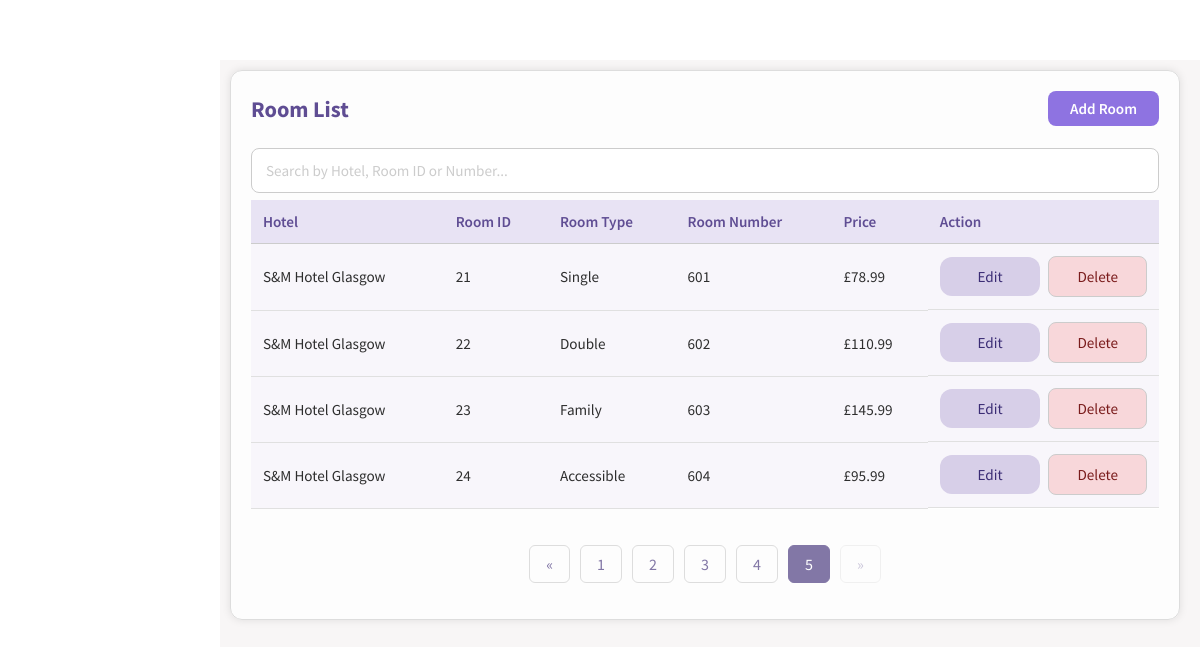
The page /room.php?page=5 (signed in) on the database as committed earlier.
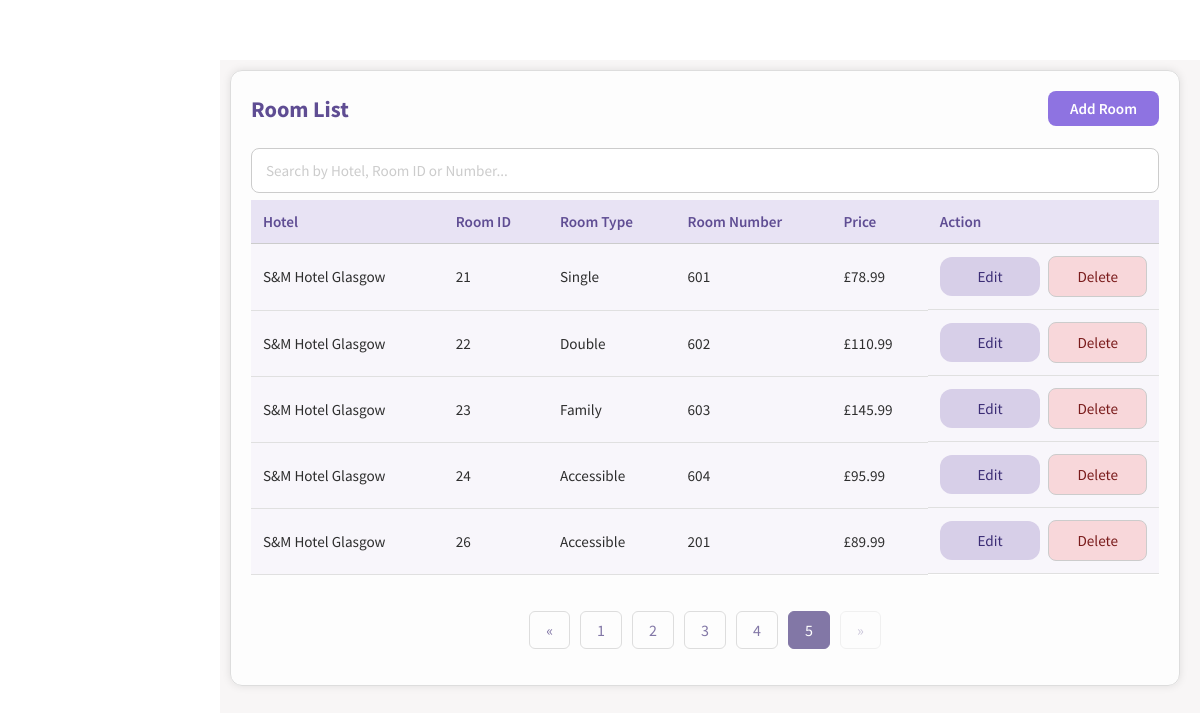
The same page on the database as committed later.
### tables this page shows
CREATE TABLE ROOM(
ROOM_ID INTEGER NOT NULL PRIMARY KEY AUTOINCREMENT,
ROOM_NO INTEGER NOT NULL,
ROOM_TYPE_ID INTEGER NOT NULL,
PRICE DOUBLE(2) NOT NULL,
HOTEL_ID INTEGER NOT NULL,
FOREIGN KEY (ROOM_TYPE_ID) REFERENCES ROOM_TYPE(ROOM_TYPE_ID) ON DELETE CASCADE ON UPDATE CASCADE,
FOREIGN KEY (HOTEL_ID) REFERENCES HOTEL(HOTEL_ID) ON DELETE CASCADE ON UPDATE CASCADE
);

CREATE TABLE HOTEL(
HOTEL_ID INTEGER NOT NULL PRIMARY KEY AUTOINCREMENT,
HOTEL_NAME TEXT NOT NULL,
HOTEL_ADDRESS TEXT NOT NULL,
CITY TEXT NOT NULL,
POSTCODE TEXT NOT NULL,
HOTEL_TELNO TEXT NOT NULL UNIQUE,
HOTEL_EMAIL TEXT NOT NULL UNIQUE
);

CREATE TABLE ROOM_TYPE(
ROOM_TYPE_ID INTEGER  NOT NULL PRIMARY KEY AUTOINCREMENT,
ROOM_TYPE_NAME TEXT NOT NULL,
ROOM_TYPE_DESCRIPTION TEXT NOT NULL
);

### functions.php (the view, shortened to what the changed rows need)
<?php
function createDB()
{
    $db = new SQLite3('hotelSQL.db');
    $db->exec("PRAGMA foreign_keys = ON");
    return $db;
}
function RoomList($editingId = null, $limit = null, $offset = null)
{
    $db = createDB();
    $select_query = "SELECT * FROM ROOM r
        INNER JOIN HOTEL h ON (r.HOTEL_ID = h.HOTEL_ID)
        INNER JOIN ROOM_TYPE rt ON (r.ROOM_TYPE_ID = rt.ROOM_TYPE_ID)
        ORDER BY HOTEL_ID ASC
    ";
    $select_query = applyPagination($select_query, $limit, $offset);
    $result = $db->query($select_query);
    while ($row = $result->fetchArray(SQLITE3_ASSOC)) {
        if ($editingId == $row['ROOM_ID']) {
            echo "<tr><form method='post'>";
            echo "<td>";
            HotelDropdown($row['HOTEL_ID']);
            echo "</td>";
            echo "<td>" . $row['ROOM_ID'] . "</td>";
            echo "<input type='hidden' name='room-id' value='" . $row['ROOM_ID'] . "'>";
            echo "<td>";
            RoomTypeDropdown('room-type-id', $row['ROOM_TYPE_ID']);
            echo "</td>";
            echo "<td>
                    <input type='number' name='room-number'
                           value='" . htmlspecialchars($row['ROOM_NO']) . "' required>
                  </td>";
            echo "<td>
                    <input type='number' step='0.01' name='room-price'
                           value='" . htmlspecialchars($row['PRICE']) . "' required>
                  </td>";
            echo "<td>
                    <input type='submit' class='submit-btn' name='save' value='Save'>
                    <input type='submit' class='delete-button-in-list' name='cancel' value='Cancel'>
                  </td>";
            echo "</form></tr>";
        } else {
            echo "<form method='post'><tr>";
            echo "<td>" . $row['HOTEL_NAME'] . "</td>";
            echo "<td>" . $row['ROOM_ID'] . "</td>";
            echo "<td>" . $row['ROOM_TYPE_NAME'] . "</td>";
            echo "<td>" . $row['ROOM_NO'] . "</td>";
            echo "<td>" . "£" . number_format($row['PRICE'], 2, '.', '') . "</td>";
            echo "<td>
                <input type='hidden' name='room-id' value='" . $row['ROOM_ID'] . "'>
                <input type='submit' class='edit-button-in-list' name='edit' value='Edit'>
                <input type='button' class='delete-button-in-list' name='delete' value='Delete'>
            </td>";
            echo "</tr></form>";
        }
    }
}
function applyPagination($sql, $limit, $offset)
{
    if ($limit !== null && $offset !== null) {
        $limit = (int) $limit;
        $offset = (int) $offset;
        $sql .= " LIMIT $limit OFFSET $offset";
    }
    return $sql;
}
?>

### room.php (shortened to what the changed rows need)
<!DOCTYPE html>
<html lang="en">
<head>
    <link rel="stylesheet" href="style.css" />
</head>
<?php
require_once("functions.php");
$editingId = null;
$records_per_page = 5;
$current_page = isset($_GET["page"]) ? intval($_GET["page"]) : 1;
$db = createDB();
$total_query = "SELECT COUNT(*) AS total FROM ROOM";
$total_result = $db->query($total_query);
$total_row = $total_result->fetchArray(SQLITE3_ASSOC);
$total_records = (int) ($total_row['total'] ?? 0);
$total_pages = $total_records > 0 ? (int) ceil($total_records / $records_per_page) : 1;
$offset = ($current_page - 1) * $records_per_page;
?>
<body onload="loadNavbar()">
    <div class="main_content">
        <section class="add-container">
            <div class="heading-row">
                <h2>Room List</h2>
            </div>
            <table class="base-table">
                <thead>
                    <tr>
                        <th>Hotel</th>
                        <th>Room ID</th>
                        <th>Room Type</th>
                        <th>Room Number</th>
                        <th>Price</th>
                        <th>Action</th>
                    </tr>
                </thead>
                <tbody>
                    <?php RoomList($editingId, $records_per_page, $offset) ?>
                </tbody>
            </table>
            <br />
            <?php if ($total_records > $records_per_page): ?>
            <ul class="pagination">
                <?php for ($i = 1; $i <= $total_pages; $i++): ?>
                    <?php if ($i == $current_page): ?>
                        <li class="active"><span><?= $i ?></span></li>
                    <?php else: ?>
                        <li><a href="?page=<?= $i ?>"><?= $i ?></a></li>
                    <?php endif; ?>
                <?php endfor; ?>
            </ul>
            <?php endif; ?>
        </section>
    </div>
</body>
</html>

Rows that differ between the two databases and show on the page:
added room: HOTEL_ID.HOTEL_NAME "S&M Hotel Glasgow", ROOM_ID "26", ROOM_TYPE_ID.ROOM_TYPE_NAME "Accessible", ROOM_NO "201", PRICE "89.99"
